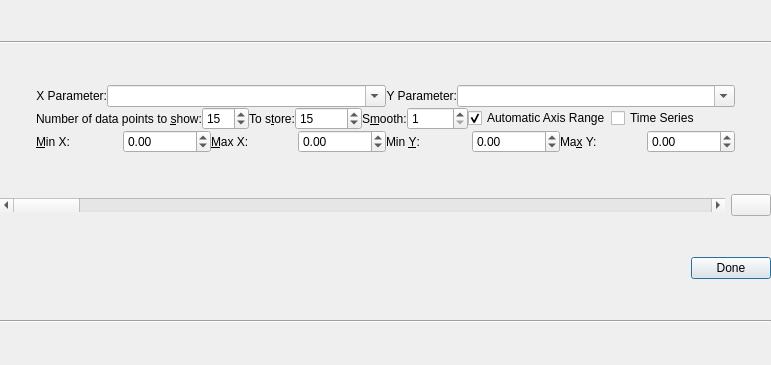
<?xml version="1.0" encoding="UTF-8"?>
<ui version="4.0">
 <class>QGCXYPlot</class>
 <widget class="QWidget" name="QGCXYPlot">
  <property name="geometry">
   <rect>
    <x>0</x>
    <y>0</y>
    <width>771</width>
    <height>365</height>
   </rect>
  </property>
  <property name="windowTitle">
   <string>Form</string>
  </property>
  <layout class="QVBoxLayout" name="verticalLayout_2">
   <property name="spacing">
    <number>0</number>
   </property>
   <property name="leftMargin">
    <number>0</number>
   </property>
   <property name="topMargin">
    <number>0</number>
   </property>
   <property name="rightMargin">
    <number>0</number>
   </property>
   <property name="bottomMargin">
    <number>0</number>
   </property>
   <item>
    <widget class="Line" name="editLine1">
     <property name="minimumSize">
      <size>
       <width>0</width>
       <height>0</height>
      </size>
     </property>
     <property name="orientation">
      <enum>Qt::Horizontal</enum>
     </property>
    </widget>
   </item>
   <item>
    <layout class="QHBoxLayout" name="horizontalLayout_5">
     <property name="spacing">
      <number>0</number>
     </property>
     <item>
      <spacer name="horizontalSpacer_2">
       <property name="orientation">
        <enum>Qt::Horizontal</enum>
       </property>
       <property name="sizeHint" stdset="0">
        <size>
         <width>40</width>
         <height>20</height>
        </size>
       </property>
      </spacer>
     </item>
     <item>
      <layout class="QVBoxLayout" name="verticalLayout">
       <property name="spacing">
        <number>0</number>
       </property>
       <item>
        <layout class="QHBoxLayout" name="horizontalLayout">
         <item>
          <widget class="QLabel" name="lblXParam">
           <property name="minimumSize">
            <size>
             <width>50</width>
             <height>0</height>
            </size>
           </property>
           <property name="text">
            <string>X Parameter:</string>
           </property>
           <property name="alignment">
            <set>Qt::AlignRight|Qt::AlignTrailing|Qt::AlignVCenter</set>
           </property>
           <property name="buddy">
            <cstring>editXParam</cstring>
           </property>
          </widget>
         </item>
         <item>
          <widget class="QComboBox" name="editXParam">
           <property name="sizePolicy">
            <sizepolicy hsizetype="Expanding" vsizetype="Fixed">
             <horstretch>0</horstretch>
             <verstretch>0</verstretch>
            </sizepolicy>
           </property>
           <property name="editable">
            <bool>true</bool>
           </property>
           <property name="insertPolicy">
            <enum>QComboBox::InsertAlphabetically</enum>
           </property>
           <property name="sizeAdjustPolicy">
            <enum>QComboBox::AdjustToContents</enum>
           </property>
           <property name="minimumContentsLength">
            <number>10</number>
           </property>
          </widget>
         </item>
         <item>
          <widget class="QLabel" name="lblYParam">
           <property name="minimumSize">
            <size>
             <width>50</width>
             <height>0</height>
            </size>
           </property>
           <property name="text">
            <string>Y Parameter:</string>
           </property>
           <property name="alignment">
            <set>Qt::AlignRight|Qt::AlignTrailing|Qt::AlignVCenter</set>
           </property>
           <property name="buddy">
            <cstring>editYParam</cstring>
           </property>
          </widget>
         </item>
         <item>
          <widget class="QComboBox" name="editYParam">
           <property name="sizePolicy">
            <sizepolicy hsizetype="Expanding" vsizetype="Fixed">
             <horstretch>0</horstretch>
             <verstretch>0</verstretch>
            </sizepolicy>
           </property>
           <property name="editable">
            <bool>true</bool>
           </property>
           <property name="insertPolicy">
            <enum>QComboBox::InsertAlphabetically</enum>
           </property>
           <property name="sizeAdjustPolicy">
            <enum>QComboBox::AdjustToContents</enum>
           </property>
           <property name="minimumContentsLength">
            <number>10</number>
           </property>
          </widget>
         </item>
        </layout>
       </item>
       <item>
        <layout class="QHBoxLayout" name="horizontalLayout_3">
         <item>
          <widget class="QLabel" name="lblMaxDataShow">
           <property name="text">
            <string>Number of data points to &amp;show:</string>
           </property>
           <property name="buddy">
            <cstring>maxDataShowSpinBox</cstring>
           </property>
          </widget>
         </item>
         <item>
          <widget class="QSpinBox" name="maxDataShowSpinBox">
           <property name="minimum">
            <number>2</number>
           </property>
           <property name="maximum">
            <number>999</number>
           </property>
           <property name="value">
            <number>15</number>
           </property>
          </widget>
         </item>
         <item>
          <widget class="QLabel" name="lblMaxDataStore">
           <property name="text">
            <string>To s&amp;tore:</string>
           </property>
           <property name="buddy">
            <cstring>maxDataStoreSpinBox</cstring>
           </property>
          </widget>
         </item>
         <item>
          <widget class="QSpinBox" name="maxDataStoreSpinBox">
           <property name="minimum">
            <number>10</number>
           </property>
           <property name="maximum">
            <number>999999999</number>
           </property>
           <property name="value">
            <number>15</number>
           </property>
          </widget>
         </item>
         <item>
          <widget class="QLabel" name="lblSmooth">
           <property name="toolTip">
            <string>Number of points to average, to provide a smoothing effect of the plotted values</string>
           </property>
           <property name="text">
            <string>S&amp;mooth:</string>
           </property>
           <property name="buddy">
            <cstring>smoothSpinBox</cstring>
           </property>
          </widget>
         </item>
         <item>
          <widget class="QSpinBox" name="smoothSpinBox">
           <property name="toolTip">
            <string>Number of points to average, to provide a smoothing effect of the plotted values</string>
           </property>
           <property name="minimum">
            <number>1</number>
           </property>
           <property name="maximum">
            <number>99999</number>
           </property>
          </widget>
         </item>
         <item>
          <widget class="QCheckBox" name="automaticAxisRange">
           <property name="text">
            <string>Automatic Axis Range</string>
           </property>
           <property name="checked">
            <bool>true</bool>
           </property>
          </widget>
         </item>
         <item>
          <widget class="QCheckBox" name="timeAxisRange">
           <property name="text">
            <string>Time Series</string>
           </property>
          </widget>
         </item>
         <item>
          <spacer name="horizontalSpacer_4">
           <property name="orientation">
            <enum>Qt::Horizontal</enum>
           </property>
           <property name="sizeHint" stdset="0">
            <size>
             <width>40</width>
             <height>20</height>
            </size>
           </property>
          </spacer>
         </item>
        </layout>
       </item>
       <item>
        <layout class="QHBoxLayout" name="horizontalLayout_4">
         <item>
          <widget class="QLabel" name="lblMinX">
           <property name="text">
            <string>&amp;Min X:</string>
           </property>
           <property name="buddy">
            <cstring>minX</cstring>
           </property>
          </widget>
         </item>
         <item>
          <widget class="QDoubleSpinBox" name="minX">
           <property name="minimum">
            <double>-999999999.000000000000000</double>
           </property>
           <property name="maximum">
            <double>999999999.000000000000000</double>
           </property>
          </widget>
         </item>
         <item>
          <widget class="QLabel" name="lblMaxX">
           <property name="text">
            <string>&amp;Max X:</string>
           </property>
           <property name="buddy">
            <cstring>maxX</cstring>
           </property>
          </widget>
         </item>
         <item>
          <widget class="QDoubleSpinBox" name="maxX">
           <property name="minimum">
            <double>-999999999.000000000000000</double>
           </property>
           <property name="maximum">
            <double>999999999.000000000000000</double>
           </property>
          </widget>
         </item>
         <item>
          <widget class="QLabel" name="lblMinY">
           <property name="text">
            <string>Min &amp;Y:</string>
           </property>
           <property name="buddy">
            <cstring>minY</cstring>
           </property>
          </widget>
         </item>
         <item>
          <widget class="QDoubleSpinBox" name="minY">
           <property name="minimum">
            <double>-999999999.000000000000000</double>
           </property>
           <property name="maximum">
            <double>999999999.000000000000000</double>
           </property>
          </widget>
         </item>
         <item>
          <widget class="QLabel" name="lblMaxY">
           <property name="text">
            <string>Ma&amp;x Y:</string>
           </property>
           <property name="buddy">
            <cstring>maxY</cstring>
           </property>
          </widget>
         </item>
         <item>
          <widget class="QDoubleSpinBox" name="maxY">
           <property name="minimum">
            <double>-999999999.000000000000000</double>
           </property>
           <property name="maximum">
            <double>999999999.000000000000000</double>
           </property>
          </widget>
         </item>
        </layout>
       </item>
      </layout>
     </item>
     <item>
      <spacer name="horizontalSpacer_3">
       <property name="orientation">
        <enum>Qt::Horizontal</enum>
       </property>
       <property name="sizeHint" stdset="0">
        <size>
         <width>40</width>
         <height>20</height>
        </size>
       </property>
      </spacer>
     </item>
    </layout>
   </item>
   <item>
    <layout class="QHBoxLayout" name="xyPlotLayout">
     <property name="spacing">
      <number>0</number>
     </property>
    </layout>
   </item>
   <item>
    <layout class="QHBoxLayout" name="horizontalLayout_6">
     <property name="spacing">
      <number>6</number>
     </property>
     <item>
      <widget class="QScrollBar" name="timeScrollBar">
       <property name="sizePolicy">
        <sizepolicy hsizetype="MinimumExpanding" vsizetype="Fixed">
         <horstretch>0</horstretch>
         <verstretch>0</verstretch>
        </sizepolicy>
       </property>
       <property name="minimum">
        <number>2</number>
       </property>
       <property name="tracking">
        <bool>true</bool>
       </property>
       <property name="orientation">
        <enum>Qt::Horizontal</enum>
       </property>
      </widget>
     </item>
     <item>
      <widget class="QPushButton" name="stopStartButton">
       <property name="icon">
        <iconset resource="../../../qgroundcontrol.qrc">
         <normaloff>:/res/Stop</normaloff>
         <normalon>:/res/Start</normalon>:/res/Stop</iconset>
       </property>
       <property name="iconSize">
        <size>
         <width>16</width>
         <height>16</height>
        </size>
       </property>
       <property name="checkable">
        <bool>true</bool>
       </property>
       <property name="checked">
        <bool>false</bool>
       </property>
       <property name="flat">
        <bool>false</bool>
       </property>
      </widget>
     </item>
    </layout>
   </item>
   <item>
    <layout class="QHBoxLayout" name="horizontalLayout_2">
     <item>
      <spacer name="horizontalSpacer">
       <property name="orientation">
        <enum>Qt::Horizontal</enum>
       </property>
       <property name="sizeHint" stdset="0">
        <size>
         <width>40</width>
         <height>20</height>
        </size>
       </property>
      </spacer>
     </item>
     <item>
      <widget class="QPushButton" name="editFinishButton">
       <property name="text">
        <string>Done</string>
       </property>
       <property name="autoDefault">
        <bool>false</bool>
       </property>
       <property name="default">
        <bool>true</bool>
       </property>
      </widget>
     </item>
    </layout>
   </item>
   <item>
    <widget class="Line" name="editLine2">
     <property name="minimumSize">
      <size>
       <width>0</width>
       <height>0</height>
      </size>
     </property>
     <property name="orientation">
      <enum>Qt::Horizontal</enum>
     </property>
    </widget>
   </item>
  </layout>
 </widget>
 <tabstops>
  <tabstop>editXParam</tabstop>
  <tabstop>editYParam</tabstop>
  <tabstop>maxDataShowSpinBox</tabstop>
  <tabstop>maxDataStoreSpinBox</tabstop>
  <tabstop>smoothSpinBox</tabstop>
  <tabstop>automaticAxisRange</tabstop>
  <tabstop>minX</tabstop>
  <tabstop>maxX</tabstop>
  <tabstop>minY</tabstop>
  <tabstop>maxY</tabstop>
  <tabstop>editFinishButton</tabstop>
 </tabstops>
 <resources>
  <include location="../../../qgroundcontrol.qrc"/>
 </resources>
 <connections/>
</ui>
